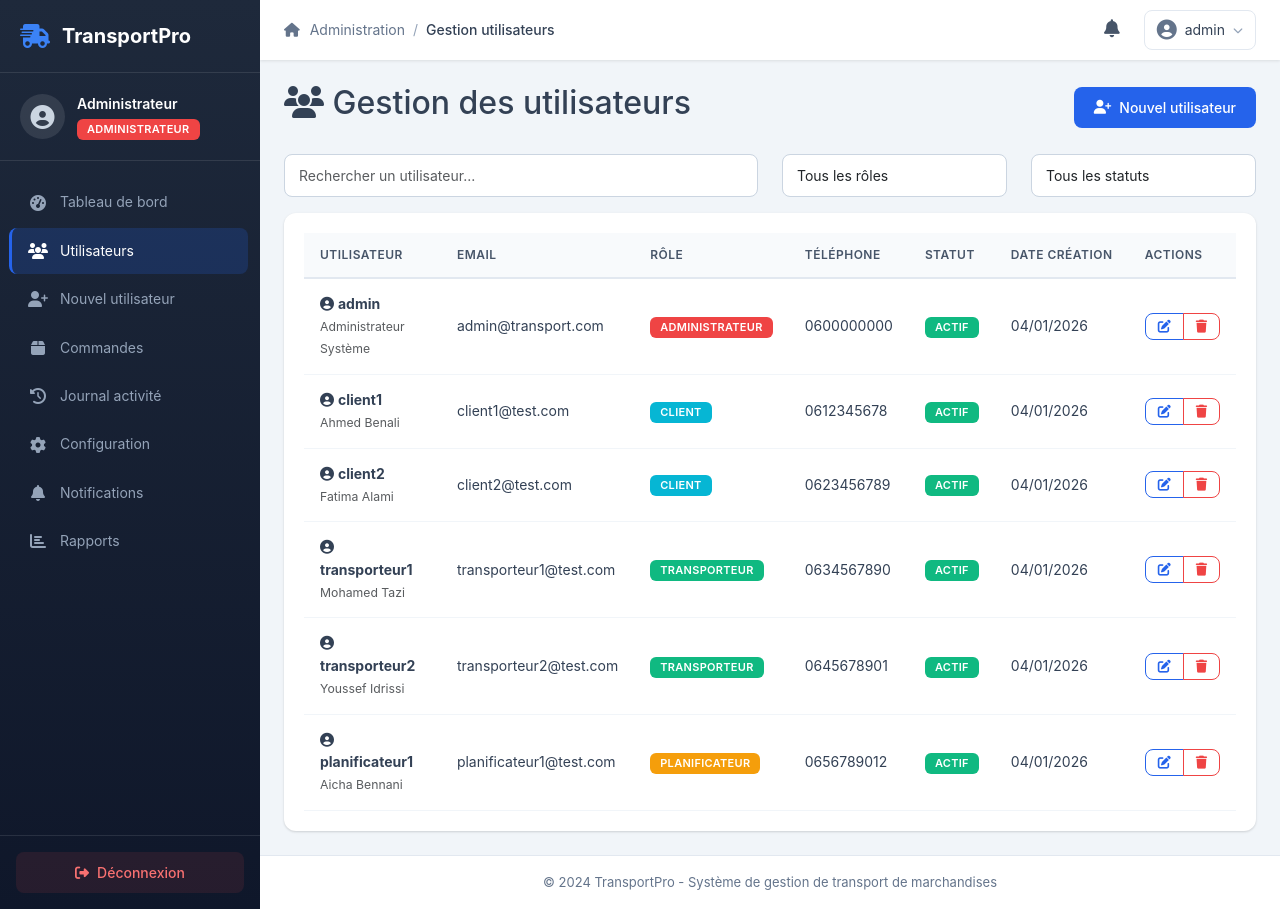
The app's page /admin-panel/utilisateurs/ (signed in), older data.
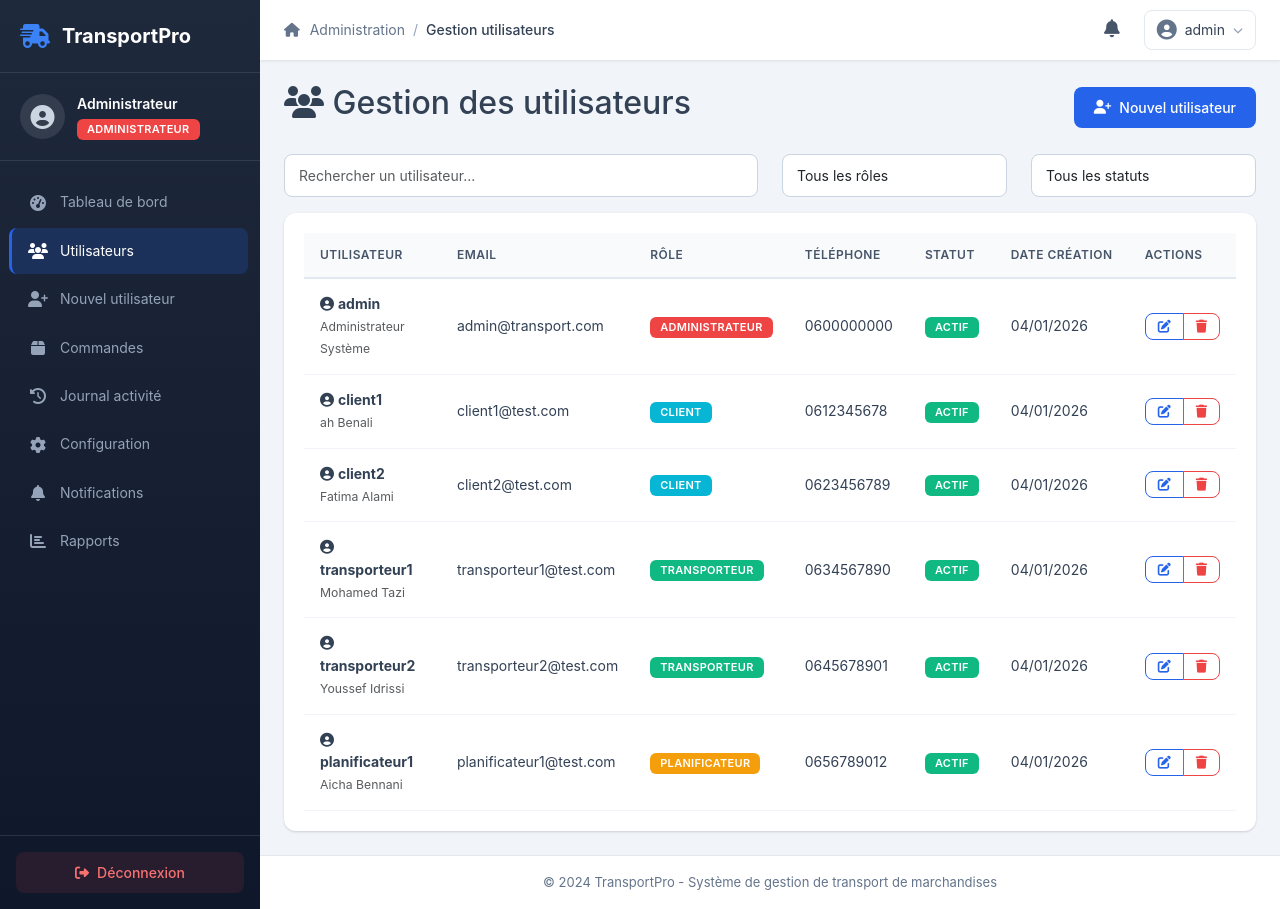
The same page, newer data.
### core/models.py (models this page shows, shortened)
class User(AbstractUser):
    ROLES = [
        ('client', 'Client'),
        ('admin', 'Administrateur'),
        ('planificateur', 'Planificateur'),
        ('transporteur', 'Transporteur'),
    ]
    id = models.UUIDField(primary_key=True, default=uuid.uuid4, editable=False)
    role = models.CharField(max_length=20, choices=ROLES, default='client')
    telephone = models.CharField(max_length=20, blank=True)
    adresse = models.TextField(blank=True)
    date_creation = models.DateTimeField(auto_now_add=True)
    actif = models.BooleanField(default=True)
    latitude = models.FloatField(null=True, blank=True)
    longitude = models.FloatField(null=True, blank=True)
    derniere_connexion_ip = models.GenericIPAddressField(null=True, blank=True)

### admin_panel/views.py (the view)
# urls.py: path('utilisateurs/', views.gestion_utilisateurs, name='gestion_utilisateurs'),
@login_required
def gestion_utilisateurs(request):
    if request.user.role != 'admin':
        return redirect('auth:login')
    utilisateurs = User.objects.all().order_by('-date_creation')
    return render(request, 'admin/gestion_utilisateurs.html', {'utilisateurs': utilisateurs})

### templates/admin/gestion_utilisateurs.html (shortened to what this page needs)
{% extends 'base.html' %}
{% block content %}
<div class="row">
    <div class="col-12">
        <div class="d-flex justify-content-between align-items-center mb-4">
            <div>
                <h2><i class="fas fa-users"></i> Gestion des utilisateurs</h2>
            </div>
            <a href="{% url 'admin_panel:creer_utilisateur' %}" class="btn btn-primary">
                <i class="fas fa-user-plus"></i> Nouvel utilisateur
            </a>
        </div>
    </div>
</div>
<div class="row mb-3">
    <div class="col-md-6">
        <input type="text" class="form-control" id="searchUser" placeholder="Rechercher un utilisateur...">
    </div>
    <div class="col-md-3">
        <select class="form-control" id="filterRole">
            <option value="">Tous les rôles</option>
        </select>
    </div>
    <div class="col-md-3">
        <select class="form-control" id="filterStatut">
            <option value="">Tous les statuts</option>
        </select>
    </div>
</div>
<div class="card">
    <div class="card-body">
        <div class="table-responsive">
            <table class="table table-hover">
                <thead class="table-light">
                    <tr>
                        <th>Utilisateur</th>
                        <th>Email</th>
                        <th>Rôle</th>
                        <th>Téléphone</th>
                        <th>Statut</th>
                        <th>Date création</th>
                        <th>Actions</th>
                    </tr>
                </thead>
                <tbody>
                    {% for user in utilisateurs %}
                    <tr>
                        <td>
                            <i class="fas fa-user-circle"></i>
                            <strong>{{ user.username }}</strong>
                            <br>
                            <small class="text-muted">{{ user.first_name }} {{ user.last_name }}</small>
                        </td>
                        <td>{{ user.email }}</td>
                        <td>
                            <span class="badge bg-{% if user.role == 'admin' %}danger{% elif user.role == 'transporteur' %}success{% elif user.role == 'planificateur' %}warning{% else %}info{% endif %}">
                                {{ user.get_role_display }}
                            </span>
                        </td>
                        <td>{{ user.telephone|default:"-" }}</td>
                        <td>
                            {% if user.actif %}
                            <span class="badge bg-success">Actif</span>
                            {% else %}
                            <span class="badge bg-secondary">Inactif</span>
                            {% endif %}
                        </td>
                        <td>{{ user.date_creation|date:"d/m/Y" }}</td>
                        <td>
                            <div class="btn-group" role="group">
                                <a href="{% url 'admin_panel:modifier_utilisateur' user.id %}"
                                   class="btn btn-sm btn-outline-primary" title="Modifier">
                                    <i class="fas fa-edit"></i>
                                </a>
                                <button class="btn btn-sm btn-outline-danger"
                                        onclick="supprimerUtilisateur('{{ user.id }}', '{{ user.username }}')"
                                        title="Supprimer">
                                    <i class="fas fa-trash"></i>
                                </button>
                            </div>
                        </td>
                    </tr>
                    {% empty %}
                    <tr>
                        <td colspan="7" class="text-center text-muted">Aucun utilisateur trouvé</td>
                    </tr>
                    {% endfor %}
                </tbody>
            </table>
        </div>
    </div>
</div>
{% endblock %}
{% block breadcrumb %}Gestion utilisateurs{% endblock %}

Row changes from the older to the newer data that the page shows:
changed User "client1": first_name "Ahmed" → "ah"
